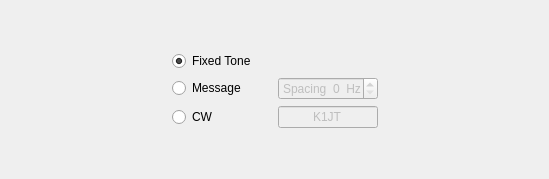
           <widget class="QWidget" name="page_3">
            <layout class="QHBoxLayout" name="horizontalLayout_17">
             <item>
              <spacer name="horizontalSpacer_4">
               <property name="orientation">
                <enum>Qt::Horizontal</enum>
               </property>
               <property name="sizeHint" stdset="0">
                <size>
                 <width>161</width>
                 <height>20</height>
                </size>
               </property>
              </spacer>
             </item>
             <item>
              <layout class="QVBoxLayout" name="verticalLayout_12">
               <item>
                <spacer name="verticalSpacer_7">
                 <property name="orientation">
                  <enum>Qt::Vertical</enum>
                 </property>
                 <property name="sizeType">
                  <enum>QSizePolicy::Preferred</enum>
                 </property>
                 <property name="sizeHint" stdset="0">
                  <size>
                   <width>20</width>
                   <height>40</height>
                  </size>
                 </property>
                </spacer>
               </item>
               <item>
                <layout class="QGridLayout" name="gridLayout_2">
                 <item row="1" column="0">
                  <widget class="QRadioButton" name="rbEchoMessage">
                   <property name="minimumSize">
                    <size>
                     <width>100</width>
                     <height>0</height>
                    </size>
                   </property>
                   <property name="maximumSize">
                    <size>
                     <width>100</width>
                     <height>16777215</height>
                    </size>
                   </property>
                   <property name="text">
                    <string>Message</string>
                   </property>
                  </widget>
                 </item>
                 <item row="1" column="1">
                  <widget class="HintedSpinBox" name="sbToneSpacing">
                   <property name="enabled">
                    <bool>false</bool>
                   </property>
                   <property name="minimumSize">
                    <size>
                     <width>100</width>
                     <height>0</height>
                    </size>
                   </property>
                   <property name="maximumSize">
                    <size>
                     <width>100</width>
                     <height>16777215</height>
                    </size>
                   </property>
                   <property name="alignment">
                    <set>Qt::AlignCenter</set>
                   </property>
                   <property name="suffix">
                    <string>  Hz</string>
                   </property>
                   <property name="prefix">
                    <string>Spacing  </string>
                   </property>
                  </widget>
                 </item>
                 <item row="0" column="0">
                  <widget class="QRadioButton" name="rbFixedTone">
                   <property name="minimumSize">
                    <size>
                     <width>100</width>
                     <height>0</height>
                    </size>
                   </property>
                   <property name="maximumSize">
                    <size>
                     <width>100</width>
                     <height>16777215</height>
                    </size>
                   </property>
                   <property name="text">
                    <string>Fixed Tone</string>
                   </property>
                   <property name="checked">
                    <bool>true</bool>
                   </property>
                  </widget>
                 </item>
                 <item row="2" column="1">
                  <widget class="QLineEdit" name="leEchoMessage">
                   <property name="enabled">
                    <bool>false</bool>
                   </property>
                   <property name="maximumSize">
                    <size>
                     <width>100</width>
                     <height>16777215</height>
                    </size>
                   </property>
                   <property name="text">
                    <string>K1JT</string>
                   </property>
                   <property name="alignment">
                    <set>Qt::AlignCenter</set>
                   </property>
                  </widget>
                 </item>
                 <item row="2" column="0">
                  <widget class="QRadioButton" name="rbEchoCW">
                   <property name="minimumSize">
                    <size>
                     <width>100</width>
                     <height>0</height>
                    </size>
                   </property>
                   <property name="maximumSize">
                    <size>
                     <width>100</width>
                     <height>16777215</height>
                    </size>
                   </property>
                   <property name="text">
                    <string>CW</string>
                   </property>
                  </widget>
                 </item>
                </layout>
               </item>
               <item>
                <spacer name="verticalSpacer_5">
                 <property name="orientation">
                  <enum>Qt::Vertical</enum>
                 </property>
                 <property name="sizeHint" stdset="0">
                  <size>
                   <width>20</width>
                   <height>40</height>
                  </size>
                 </property>
                </spacer>
               </item>
              </layout>
             </item>
             <item>
              <spacer name="horizontalSpacer_5">
               <property name="orientation">
                <enum>Qt::Horizontal</enum>
               </property>
               <property name="sizeHint" stdset="0">
                <size>
                 <width>160</width>
                 <height>20</height>
                </size>
               </property>
              </spacer>
             </item>
            </layout>
           </widget>
